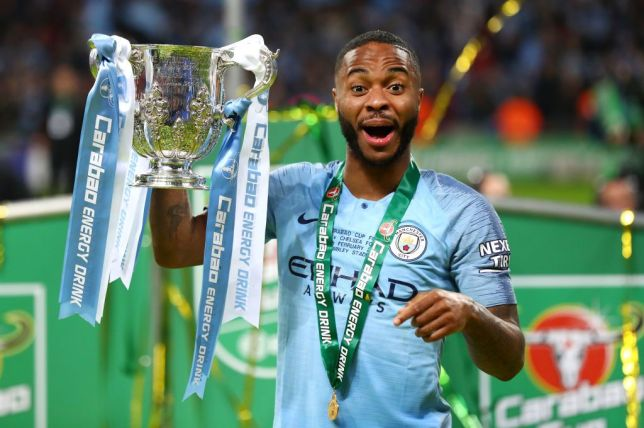
#> input picture TheDream.jpg, 644 x 428 px
$ python read_image.py
#> lines starting #> are read from the running program, lines starting #| are printed output that depends on the picture
from __future__ import print_function
from PIL import Image


char_Matrix = "`^\",:;Il!i~+_-?][}{1)(|\\/tfjrxnuvczXYUJCLQ0OZmwqpdbkhao*#MW&8%B@$"
global width
global height

def importImage():
    try:
        im = Image.open("TheDream.jpg")
    except IOError as error:
        print(error)
        print('The image did not load successfully')
    else:
        print("The image loaded successfully")
        print(im.format, im.size, im.mode)
    finally:
        print("End of Step 1")
    im = im.resize((150,100))
    width = im.width
    print(width)
    height = im.height
    print(im.format, im.size, im.mode)
    return im

def readImage(im):
    #create a two dimensional array with first dimesion width, second dimension height
    im_array = []
    #print("value: " + str(x) + "y: value" + str(y))
    for y in range(im.height):
        for x in range(im.width) :
            #print("x value: " + str(x) + "y: value" + str(y))
            im_array.append(im.getpixel((x, y)))
    #print(im_array)
    return im_array

def convertTuple(im_array):
    brightness_array = []
    for x in range (len(im_array)):
        brightness_array.append(getAverageBrightness(im_array[x]))
        #print(brightness_array[x])
    return brightness_array

def getAverageBrightness(tuple_array):
    average = ((tuple_array[0] + tuple_array[1] + tuple_array[2])) / 3
    return average

def createASCIIArray(brightness_array):
    ASCII_array = []
    for x in range (len(brightness_array)):
        ASCII_array.append(getASCIIEquivalent(brightness_array[x]))
    return ASCII_array

def getASCIIEquivalent(num):
    ratio = num/255
    #print(ratio)
    mapped_num = ratio * len(char_Matrix) - 1 #This number is going to be used as an index in an array. We can't accept values of len(char_Matrix), we'd get an index out of bounds error
    #print(mapped_num)
    rounded_mapped_num = round(mapped_num)
    #print(rounded_mapped_num)
    #print(char_Matrix[rounded_mapped_num])
    return char_Matrix[rounded_mapped_num]

# You’re displaying each pixel in your image using a character in your terminal.
# And whilst pixels are square, your terminal characters are rectangles,
# roughly three times as tall as they are wide. This will make your image appear squashed and narrow.
# The simplest way to fix this is to print each character in each row of your ASCII matrix three times, to stretch the image back out.
# For example, the list ['$', 'A', '#'] would be printed out as $$$AAA###. This function, make square, prints each character in the ASCII array thrice|#
def printSquare(ASCII_array):
    for x in range (len(ASCII_array)):
        if (x % 150 == 0):
            print(ASCII_array[x] * 3)
        else:
            print(ASCII_array[x] * 3, end="")

def go():
    im = importImage()
#> in importImage, im is the input picture: PIL image 644x428 RGB; mean R, G, B 101.8, 127.3, 112.7
#| JPEG (644, 428) RGB
#> in importImage, `im = im.resize((150,100))`:
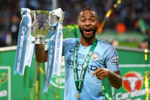
#> im: PIL image 150x100 RGB; mean R, G, B 101.8, 127.3, 112.7
#| 150
#| None (150, 100) RGB
    im_array = readImage(im)
#> after the loop in readImage, `for y in range(im.height):`: im_array = 15000 items, first 6: (35, 24, 20), (34, 24, 21), (32, 24, 21), (28, 23, 23), (18, 20, 24), (19, 20, 22)
    brightness_array = convertTuple(im_array)
#> the loop in convertTuple, `for x in range (len(im_array)):` made 15000 passes
#> average in getAverageBrightness on passes 1 to 3: 26.33, 26.33, 25.67
#> after the loop in convertTuple, `for x in range (len(im_array)):`: brightness_array = 15000 values, max 255 at index 1408, min 0 at index 4586, mean 113.9
    ASCII_array = createASCIIArray(brightness_array)
#> the loop in createASCIIArray, `for x in range (len(brightness_array)):` made 15000 passes
#> (ratio in getASCIIEquivalent, mapped_num in getASCIIEquivalent, rounded_mapped_num in getASCIIEquivalent) on passes 1 to 3: (0.103, 5.71, 6), (0.103, 5.71, 6), (0.101, 5.54, 6)
#> after the loop in createASCIIArray, `for x in range (len(brightness_array)):`: ASCII_array = 15000 items, first 6: 'I', 'I', 'I', ';', ':', ':'
#> ASCII_array = 15000 items, first 6: 'I', 'I', 'I', ';', ':', ':'
    printSquare(ASCII_array)
#> the loop in printSquare, `for x in range (len(ASCII_array)):` made 15000 passes
#| III
#| III
#| III
#| ;;;
#| :::
#| :::
#| ;;;
#| III
#> (further printed lines are left out)
go()
